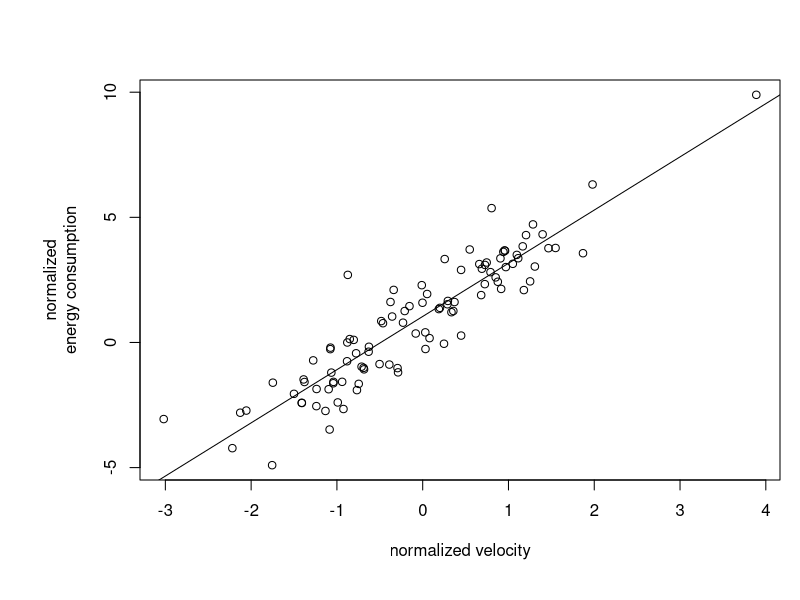

Generate this figure with R:
# Analytical workflows : coding demo

#Additional info about code useful for 
#collaborators or future self



# Clear workspace and close all graphics ----------------------------------
# Start script from a clean workspace to prevent errors

rm(list = ls())
graphics.off()



# Generate some data ------------------------------------------------------

n <- 100 #numbers
m <- 2.2 #slope
b <- 1.1 #intercept

x <- rnorm(n = n, mean = 0, sd = 1) #indedpendent variable
noise <- rnorm(n = n, mean = 0, sd = 1) 
y <- m * x + b + noise

#plot(x,y)  #debug plot


# Do linear regression ----------------------------------------------------

fit <- glm(y~x)


# Plot the results --------------------------------------------------------

par(mar=c(6,7,4,1))

plot(x, y,
     xlab = "normalized velocity",
     ylab = "normalized\nenergy consumption"
     )

abline(fit)


